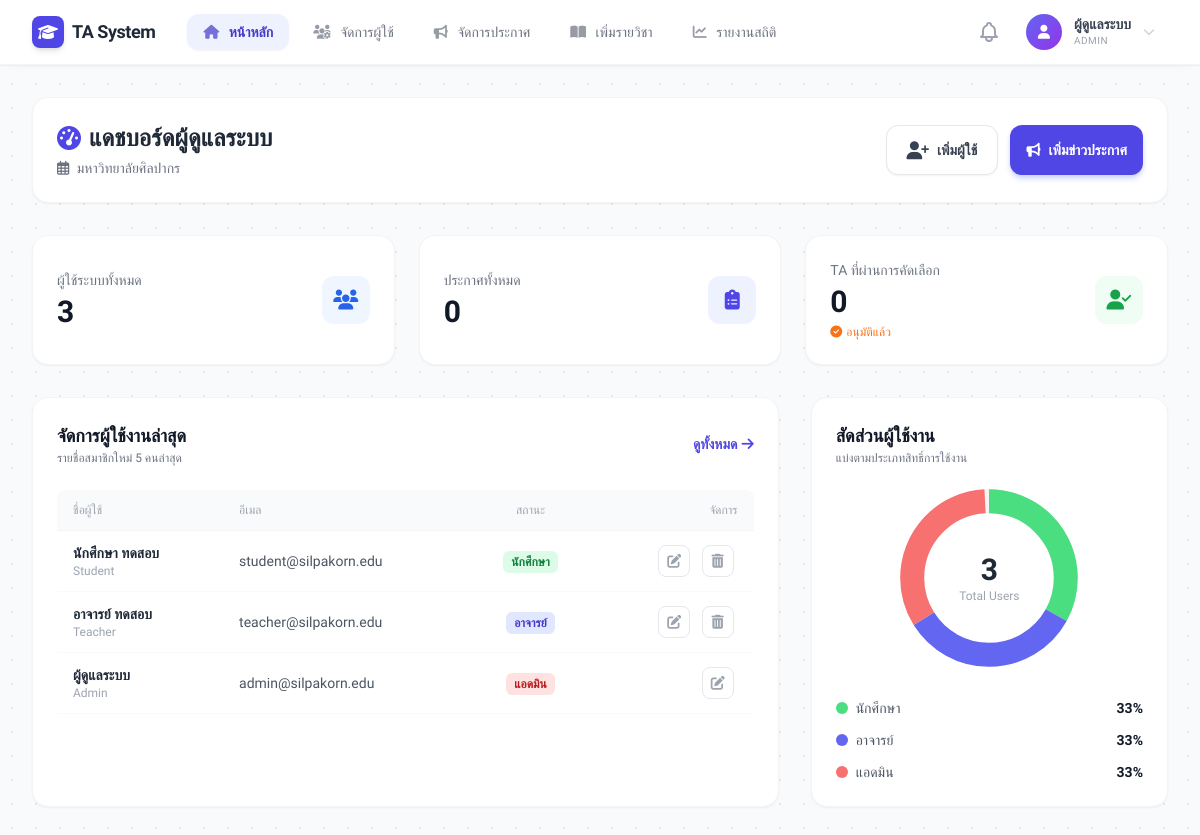
Screenshot of /index.php?page=admin_dashboard (signed in) with the database file from the repository.
### tables this page shows
CREATE TABLE IF NOT EXISTS `users` (
  `id`            INT UNSIGNED AUTO_INCREMENT PRIMARY KEY,
  `name`          VARCHAR(255) NOT NULL,
  `email`         VARCHAR(255) NOT NULL UNIQUE,
  `password_hash` VARCHAR(255) NOT NULL,
  `role`          ENUM('admin','teacher','student') NOT NULL DEFAULT 'student',
  `student_id`    VARCHAR(20)  NULL,
  `resume_path`   VARCHAR(500) NULL,
  `created_at`    DATETIME     NOT NULL DEFAULT CURRENT_TIMESTAMP
);

### views/admin/admin_dashboard.php (the view, shortened to what this page needs)
<?php
require_once __DIR__ . '/../../app/Config/Database.php';
$stats = [];
$stats['total_users'] = $pdo->query("SELECT COUNT(*) FROM users")->fetchColumn();
$stats['total_recruitments'] = $pdo->query("SELECT COUNT(*) FROM recruitments WHERE status != 'deleted'")->fetchColumn();
$stats['selected_tas'] = $pdo->query("SELECT COUNT(*) FROM applications WHERE status = 'approved'")->fetchColumn();
$user_roles = $pdo->query("SELECT role, COUNT(*) as count FROM users GROUP BY role")->fetchAll(PDO::FETCH_KEY_PAIR);
$recent_users = $pdo->query("SELECT id, name, email, role FROM users ORDER BY id DESC LIMIT 5")->fetchAll(PDO::FETCH_ASSOC);
$total = $stats['total_users'] > 0 ? $stats['total_users'] : 1;
$student_percent = isset($user_roles['student']) ? round(($user_roles['student'] / $total) * 100) : 0;
$teacher_percent = isset($user_roles['teacher']) ? round(($user_roles['teacher'] / $total) * 100) : 0;
$admin_percent = isset($user_roles['admin']) ? round(($user_roles['admin'] / $total) * 100) : 0;
$circumference = 2 * pi() * 80;
$student_dash = ($student_percent / 100) * $circumference;
$teacher_dash = ($teacher_percent / 100) * $circumference;
$admin_dash = ($admin_percent / 100) * $circumference;
?>
<!DOCTYPE html>
<html lang="th">
<head>
    <link rel="stylesheet" href="https://cdnjs.cloudflare.com/ajax/libs/font-awesome/6.4.0/css/all.min.css">
    <script src="https://cdn.tailwindcss.com"></script>
</head>
<body class="text-gray-800 font-sans min-h-screen">
    <div class="bg-white shadow-sm sticky top-0 z-50">
        <?php include __DIR__ . '/../../views/layouts/navbar.php'; ?>
    </div>
    <div class="max-w-7xl mx-auto px-4 sm:px-6 lg:px-8 py-8">
        <div class="bg-white rounded-2xl p-6 mb-8 shadow-sm border border-gray-100 flex flex-col md:flex-row justify-between items-center gap-4">
            <div>
                <h1 class="text-2xl font-bold text-gray-800 flex items-center gap-2">
                    <i class="fas fa-tachometer-alt text-indigo-600"></i> แดชบอร์ดผู้ดูแลระบบ
                </h1>
                <p class="text-gray-500 mt-1 text-sm">
                    <i class="far fa-calendar-alt mr-1"></i>
                    มหาวิทยาลัยศิลปากร
                </p>
            </div>
            <div class="flex gap-3">
                <button onclick="openModal()" class="flex items-center gap-2 bg-white border border-gray-200 text-gray-700 px-5 py-2.5 rounded-xl text-sm font-bold shadow-sm hover:bg-gray-50 hover:text-indigo-600 hover:border-indigo-200 transition-all active:scale-95">
                    <i class="fas fa-user-plus text-lg"></i> <span>เพิ่มผู้ใช้</span>
                </button>
                <a href="index.php?page=manage_recruitments&open_modal=1" class="bg-indigo-600 hover:bg-indigo-700 text-white px-4 py-2 rounded-xl text-sm font-bold shadow-md shadow-indigo-200 transition-all flex items-center gap-2">
                    <i class="fas fa-bullhorn"></i> เพิ่มข่าวประกาศ
                </a>
            </div>
        </div>
        <div class="grid grid-cols-1 md:grid-cols-3 gap-6 mb-8">
            <div class="bg-white p-6 rounded-2xl shadow-sm border border-gray-100 flex items-center justify-between hover:shadow-md transition-shadow">
                <div>
                    <p class="text-gray-500 text-sm font-medium">ผู้ใช้ระบบทั้งหมด</p>
                    <h3 class="text-3xl font-bold text-gray-900 mt-1"><?php echo number_format($stats['total_users']); ?></h3>
                </div>
                <div class="w-12 h-12 bg-blue-50 text-blue-600 rounded-xl flex items-center justify-center text-xl"><i class="fas fa-users"></i></div>
            </div>
            <div class="bg-white p-6 rounded-2xl shadow-sm border border-gray-100 flex items-center justify-between hover:shadow-md transition-shadow">
                <div>
                    <p class="text-gray-500 text-sm font-medium">ประกาศทั้งหมด</p>
                    <h3 class="text-3xl font-bold text-gray-900 mt-1"><?php echo number_format($stats['total_recruitments']); ?></h3>
                </div>
                <div class="w-12 h-12 bg-indigo-50 text-indigo-600 rounded-xl flex items-center justify-center text-xl"><i class="fas fa-clipboard-list"></i></div>
            </div>
            <div class="bg-white p-6 rounded-2xl shadow-sm border border-gray-100 flex items-center justify-between hover:shadow-md transition-shadow">
                <div>
                    <p class="text-gray-500 text-sm font-medium">TA ที่ผ่านการคัดเลือก</p>
                    <h3 class="text-3xl font-bold text-gray-900 mt-1"><?php echo number_format($stats['selected_tas']); ?></h3><span class="text-orange-500 text-xs font-medium flex items-center mt-1"><i class="fas fa-check-circle mr-1"></i> อนุมัติแล้ว</span>
                </div>
                <div class="w-12 h-12 bg-green-50 text-green-600 rounded-xl flex items-center justify-center text-xl"><i class="fas fa-user-check"></i></div>
            </div>
        </div>
        <div class="grid grid-cols-1 lg:grid-cols-3 gap-8">
            <div class="lg:col-span-2 bg-white rounded-2xl shadow-sm border border-gray-100 p-6">
                <div class="flex justify-between items-center mb-6">
                    <div>
                        <h2 class="text-lg font-bold text-gray-900">จัดการผู้ใช้งานล่าสุด</h2>
                        <p class="text-gray-500 text-xs">รายชื่อสมาชิกใหม่ 5 คนล่าสุด</p>
                    </div>
                    <a href="index.php?page=manage_users" class="text-primary hover:text-indigo-800 text-sm font-bold hover:underline flex items-center gap-1">
                        ดูทั้งหมด <i class="fas fa-arrow-right"></i>
                    </a>
                </div>
                <div class="overflow-x-auto custom-scrollbar">
                    <table class="w-full text-left border-collapse">
                        <thead>
                            <tr class="text-gray-400 text-xs uppercase bg-gray-50 border-b border-gray-100">
                                <th class="py-3 px-4 font-medium rounded-tl-lg">ชื่อผู้ใช้</th>
                                <th class="py-3 px-4 font-medium">อีเมล</th>
                                <th class="py-3 px-4 font-medium text-center">สถานะ</th>
                                <th class="py-3 px-4 font-medium text-right rounded-tr-lg">จัดการ</th>
                            </tr>
                        </thead>
                        <tbody class="text-sm">
                            <?php foreach ($recent_users as $user): ?>
                                <tr class="border-b border-gray-50 hover:bg-gray-50 transition-colors">
                                    <td class="py-3 px-4">
                                        <div class="flex flex-col">
                                            <span class="font-semibold text-gray-800"><?php echo htmlspecialchars($user['name']); ?></span>
                                            <span class="text-xs text-gray-400 capitalize"><?php echo $user['role']; ?></span>
                                        </div>
                                    </td>
                                    <td class="py-3 px-4 text-gray-600"><?php echo htmlspecialchars($user['email']); ?></td>
                                    <td class="py-3 px-4 text-center">
                                        <?php
                                        if ($user['role'] == 'student') echo '<span class="px-2 py-1 rounded-md text-xs font-bold bg-green-100 text-green-700">นักศึกษา</span>';
                                        elseif ($user['role'] == 'teacher') echo '<span class="px-2 py-1 rounded-md text-xs font-bold bg-indigo-100 text-indigo-700">อาจารย์</span>';
                                        else echo '<span class="px-2 py-1 rounded-md text-xs font-bold bg-red-100 text-red-700">แอดมิน</span>';
                                        ?>
                                    </td>
                                    <td class="py-3 px-4 text-right">
                                        <button onclick="openEditModal('<?php echo $user['id']; ?>', '<?php echo htmlspecialchars($user['name']); ?>', '<?php echo htmlspecialchars($user['email']); ?>', '<?php echo $user['role']; ?>')"
                                            class="w-8 h-8 inline-flex items-center justify-center bg-white border border-gray-200 text-gray-400 rounded-lg hover:text-indigo-600 hover:border-indigo-200 transition-colors mx-1 p-1">
                                            <i class="fas fa-edit"></i>
                                        </button>
                                        <?php if ($user['role'] !== 'admin' && $user['id'] !== $_SESSION['user_id']): ?>
                                            <button onclick="openDeleteModal('<?php echo $user['id']; ?>')"
                                                class="w-8 h-8 inline-flex items-center justify-center bg-white border border-gray-200 text-gray-400 rounded-lg hover:text-red-600 hover:border-red-200 transition-colors mx-1 p-1">
                                                <i class="fas fa-trash-alt"></i>
                                            </button>
                                        <?php endif; ?>
                                    </td>
                                </tr>
                            <?php endforeach; ?>
                        </tbody>
                    </table>
                </div>
            </div>
            <div class="bg-white rounded-2xl shadow-sm border border-gray-100 p-6 flex flex-col items-center justify-center">
                <div class="w-full mb-4">
                    <h2 class="text-lg font-bold text-gray-900">สัดส่วนผู้ใช้งาน</h2>
                    <p class="text-gray-500 text-xs">แบ่งตามประเภทสิทธิ์การใช้งาน</p>
                </div>
                <div class="relative w-48 h-48 mb-6">
                    <svg width="100%" height="100%" viewBox="0 0 200 200" class="transform -rotate-90">
                        <circle cx="100" cy="100" r="80" fill="none" stroke="#f3f4f6" stroke-width="25" />
                        <circle cx="100" cy="100" r="80" fill="none" stroke="#4ade80" stroke-width="25" stroke-dasharray="<?php echo $student_dash . ' ' . $circumference; ?>" stroke-dashoffset="0" />
                        <circle cx="100" cy="100" r="80" fill="none" stroke="#6366f1" stroke-width="25" stroke-dasharray="<?php echo $teacher_dash . ' ' . $circumference; ?>" stroke-dashoffset="-<?php echo $student_dash; ?>" />
                        <circle cx="100" cy="100" r="80" fill="none" stroke="#f87171" stroke-width="25" stroke-dasharray="<?php echo $admin_dash . ' ' . $circumference; ?>" stroke-dashoffset="-<?php echo $student_dash + $teacher_dash; ?>" />
                    </svg>
                    <div class="absolute inset-0 flex flex-col items-center justify-center z-10"><span class="text-3xl font-bold text-gray-800"><?php echo $total; ?></span><span class="text-xs text-gray-400">Total Users</span></div>
                </div>
                <div class="w-full space-y-3">
                    <div class="flex justify-between items-center text-sm">
                        <div class="flex items-center gap-2"><span class="w-3 h-3 rounded-full bg-green-400"></span><span class="text-gray-600">นักศึกษา</span></div><span class="font-bold text-gray-900"><?php echo $student_percent; ?>%</span>
                    </div>
                    <div class="flex justify-between items-center text-sm">
                        <div class="flex items-center gap-2"><span class="w-3 h-3 rounded-full bg-indigo-500"></span><span class="text-gray-600">อาจารย์</span></div><span class="font-bold text-gray-900"><?php echo $teacher_percent; ?>%</span>
                    </div>
                    <div class="flex justify-between items-center text-sm">
                        <div class="flex items-center gap-2"><span class="w-3 h-3 rounded-full bg-red-400"></span><span class="text-gray-600">แอดมิน</span></div><span class="font-bold text-gray-900"><?php echo $admin_percent; ?>%</span>
                    </div>
                </div>
            </div>
        </div>
    </div>
</body>
</html>

### rows the page displays
users: name "นักศึกษา ทดสอบ", role "Student", email "student@silpakorn.edu"
users: name "อาจารย์ ทดสอบ", role "Teacher", email "teacher@silpakorn.edu"
users: name "ผู้ดูแลระบบ", role "Admin", email "admin@silpakorn.edu", shows "แอดมิน"

### other values shown
$menu['label'] "หน้าหลัก"
$menu['label'] "จัดการผู้ใช้"
$menu['label'] "จัดการประกาศ"
$menu['label'] "เพิ่มรายวิชา"
$menu['label'] "รายงานสถิติ"
$user_name "ผู้ดูแลระบบ"
$user_role "ADMIN"
$stats['total_users'] "3"
$stats['total_recruitments'] "0"
$stats['selected_tas'] "0"
$total "3"
$student_percent "33"
$teacher_percent "33"
$admin_percent "33"
